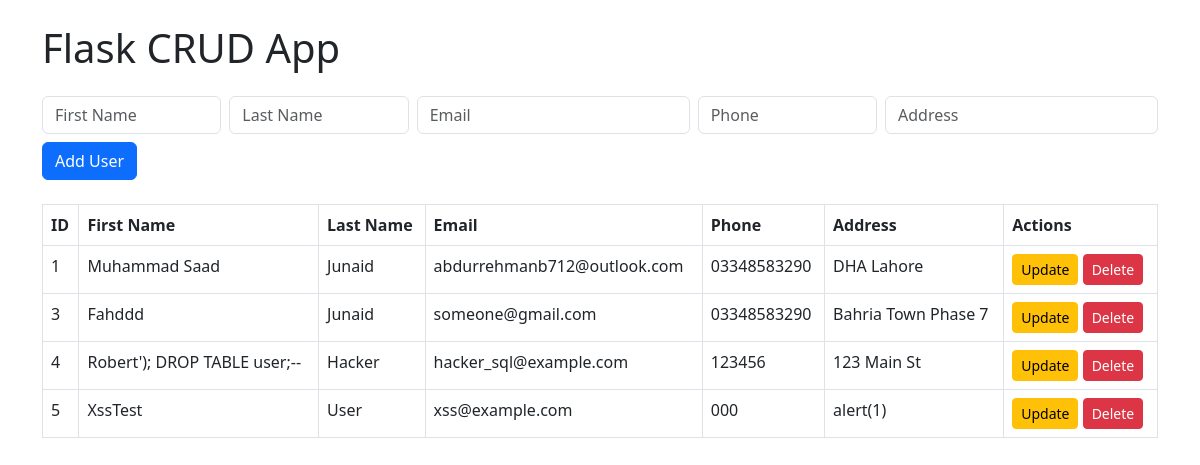
The page / on the database its author committed.
### app.py (models this page shows, shortened)
class User(db.Model):
    id = db.Column(db.Integer, primary_key=True)
    first_name = db.Column(db.String(100), nullable=False)
    last_name = db.Column(db.String(100), nullable=False)
    email = db.Column(db.String(120), unique=True, nullable=False)
    phone = db.Column(db.String(20), nullable=True)
    address = db.Column(db.String(200), nullable=True)

### app.py (the view, shortened to what this page needs)
@app.route('/', methods=['GET', 'POST'])
def index():
    form = UserForm()
    delete_form = DeleteForm()
    users = User.query.all()
    return render_template('index.html', users=users, form=form, delete_form=delete_form)

### forms.py
class UserForm(FlaskForm):
    first_name = StringField('First Name', validators=[DataRequired(), Length(max=100)])
    last_name = StringField('Last Name', validators=[DataRequired(), Length(max=100)])
    email = StringField('Email', validators=[DataRequired(), Email(), Length(max=120)])
    phone = StringField('Phone', validators=[Optional(), Regexp(r'^[0-9()+\-\s]{0,20}$', message="Invalid phone number")])
    address = StringField('Address', validators=[Optional(), Length(max=200)])
    submit = SubmitField('Submit')

class DeleteForm(FlaskForm):
    submit = SubmitField('Delete')

### app.py (called while the page is built)
@app.before_request
def make_session_permanent():
    session.permanent = True

### templates/index.html (shortened to what this page needs)
<!DOCTYPE html>
<html lang="en">
<head>
    <link href="https://cdn.jsdelivr.net/npm/bootstrap@5.3.0/dist/css/bootstrap.min.css" rel="stylesheet">
</head>
<body>
<div class="container mt-4">
    <h1 class="mb-4">Flask CRUD App</h1>
    <form method="POST" class="mb-4">
        <div class="row g-2">
                        <div class="col-md-2">{{ form.first_name(class="form-control", placeholder="First Name") }}</div>
                        <div class="col-md-2">{{ form.last_name(class="form-control", placeholder="Last Name") }}</div>
                        <div class="col-md-3">{{ form.email(class="form-control", placeholder="Email") }}</div>
                        <div class="col-md-2">{{ form.phone(class="form-control", placeholder="Phone") }}</div>
                        <div class="col-md-3">{{ form.address(class="form-control", placeholder="Address") }}</div>
        </div>
                <button type="submit" class="btn btn-primary mt-2">Add User</button>
    </form>
    <table class="table table-bordered">
        <thead>
            <tr>
                <th>ID</th>
                <th>First Name</th>
                <th>Last Name</th>
                <th>Email</th>
                <th>Phone</th>
                <th>Address</th>
                <th>Actions</th>
            </tr>
        </thead>
        <tbody>
        {% for user in users %}
            <tr>
                <td>{{ user.id }}</td>
                <td>{{ user.first_name }}</td>
                <td>{{ user.last_name }}</td>
                <td>{{ user.email }}</td>
                <td>{{ user.phone }}</td>
                <td>{{ user.address }}</td>
                <td>
                    <a href="/update/{{ user.id }}" class="btn btn-sm btn-warning">Update</a>
                    <form method="POST" action="/delete/{{ user.id }}" style="display:inline;">
                        <button type="submit" class="btn btn-sm btn-danger" onclick="return confirm('Are you sure you want to delete this user?');">Delete</button>
                    </form>
                </td>
            </tr>
        {% endfor %}
        </tbody>
    </table>
</div>
</body>
</html>

### rows shown on the page
User: id "1", first_name "Muhammad Saad", last_name "Junaid", email "abdurrehmanb712@outlook.com", phone "03348583290", address "DHA Lahore"
User: id "3", first_name "Fahddd", last_name "Junaid", email "someone@gmail.com", phone "03348583290", address "Bahria Town Phase 7"
User: id "4", first_name "Robert'); DROP TABLE user;--", last_name "Hacker", email "hacker_sql@example.com", phone "123456", address "123 Main St"
User: id "5", first_name "XssTest", last_name "User", email "xss@example.com", phone "000", address "alert(1)"
